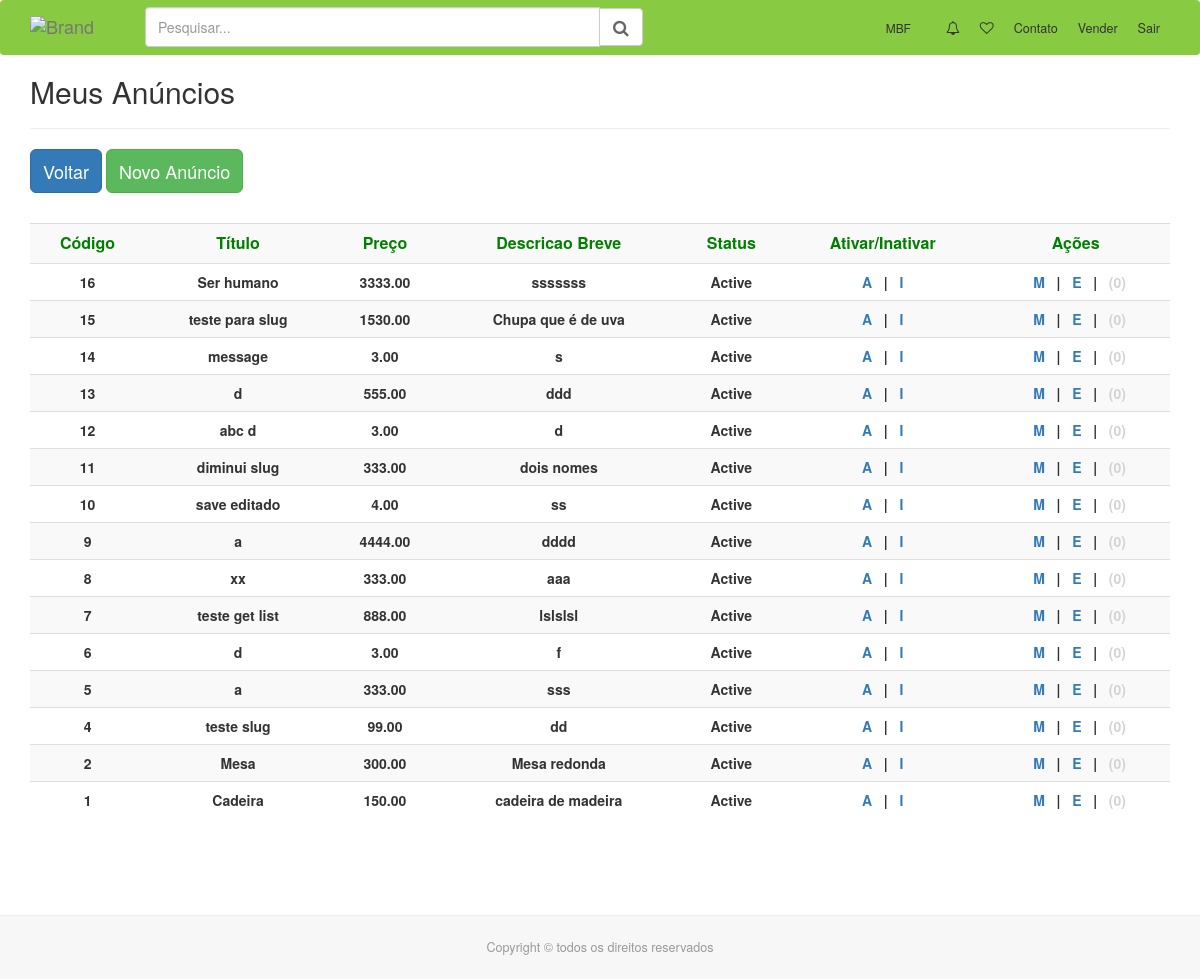
/products (signed in), run on the app's committed database.
### portal/models.py (models this page shows, shortened)
class Product(models.Model):
  name = models.CharField(max_length=150)
  slug = models.SlugField(unique=True)
  user = models.ForeignKey(User, on_delete=models.DO_NOTHING)
  categories = models.ManyToManyField(Category, blank=True, related_name='categories')
  quantity = models.IntegerField(default=1)
  price = models.DecimalField(max_digits=8, decimal_places=2)
  short_description = models.CharField(max_length=255)
  description = models.TextField(null=True, blank=True)
  status = models.CharField(max_length=20, choices=STATUS_CHOICES, default='Inactive')
  class Meta:
    verbose_name_plural = 'Products'
    ordering = ('name',)
  def get_absolute_url(self):
    return reverse('show', kwargs={'slugid': self.slug})
  @property
  def questions_without_answers(self):
    qtd =  self.productquestion_set.filter(productanswer__isnull=True).count()
    return qtd

### portal/views.py (the view)
# urls.py: path('products', views.productList, name='products'),
def productList(request):
    products = Product.objects.filter(user=request.user).order_by('-id')
    context = {
        'products': products
    }
    return render(request, 'portal/product_list.html', context)

### portal/templates/portal/product_list.html (shortened to what this page needs)
{% extends 'base.html' %}
{% load static %}
{% block content %}
<h2>Meus Anúncios</h2>
<hr>
<p>
  <a href="{% url 'home'%}" class="btn btn-primary btn-lg">Voltar</a>
  <a class="btn btn-success btn-lg" href="{% url 'addProduct' %}">Novo Anúncio</a>
</p>
<br>
<table class="table table_bordered table-hover table-striped">
  <tr style="color:green; font-weight: bolder; font-size: 16px;">
    <th style=" text-align:center;">Código</th>
    <th style="text-align:center;">Título</th>
    <th style="text-align:center;">Preço</th>
    <th style="text-align:center;">Descricao Breve</th>
    <th style="text-align:center;">Status</th>
    <th style="text-align:center;">Ativar/Inativar</th>
    <th style="text-align:center;">Ações</th>
  </tr>
  {% for product in products %}
  <tr>
    <th style="text-align:center;">{{ product.id }}</th>
    <th style="text-align:center;">{{ product.name }}</th>
    <th style="text-align:center;">{{ product.price }}</th>
    <th style="text-align:center;">{{ product.short_description }}</th>
    <th style="text-align:center;">{{ product.status }}</th>
    <th style="text-align:center;"">
      <a href=" {% url 'ativar' product.id %}" class="acoes" data-toggle="tooltip" title="Ativar Anúncio"> &nbsp; A
      &nbsp; </a> |
      <a href="{% url 'desativar' product.id %}" class="acoes" data-toggle="tooltip" title="Inativar Anúncio"> &nbsp; I
        &nbsp; </a>
    </th>
    <th style="text-align:center;">
      <a href="{% url 'editProduct' product.id %}" class="acoes" data-toggle="tooltip" title="Modificar Anúncio"> &nbsp;
        M
        &nbsp; </a> |
      <a href="{{ product.get_absolute_url }}" class="acoes" data-toggle="tooltip" title="Exibir Anúncio"> &nbsp; E
        &nbsp; </a> |
      {% if product.questions_without_answers > 0 %}
      <a href="{% url 'question_list' product.id %}" class="acoes" data-toggle="tooltip"
        title="Perguntas Não Respondidas">
        &nbsp;({{product.questions_without_answers}})
        {% else %}
        <spam style="color: lightgrey;">(0)</spam>
        {% endif %}
    </th>
  </tr>
  {% endfor %}
</table>
{% endblock %}

### templates/base.html (shortened to what this page needs)
{% load static %}
<!DOCTYPE html>
<html lang="pt-br">
    <head>
        <link rel="stylesheet" href="{% static 'css/main.css' %}">
        <link rel="stylesheet" href="{% static 'css/vendor/css/font-awesome.min.css' %}">
        <link rel="stylesheet" href="{% static 'css/vendor/css/star-rating.min.css' %}">
    </head>
    <body>
        <nav class="navbar navbar-default navbar-market-place">
            <div class="container">
                <div class="navbar-header">
                    <a class="navbar-brand navbar-brand-market-place" href="{% url 'home' %}" title="Mercadp Livre"
                        target="_blank" rel="nofollow">
                        <img alt="Brand" src="{% static 'img/logo-pt__large.png' %}">
                    </a>
                </div>
                <div class="collapse navbar-collapse navbar-collapse-market-place" id="bs-example-navbar-market-place">
                    <form class="navbar-form navbar-left navbar-form-market-place" action="{% url 'search' %}"
                        method="get">
                        <div class="form-group">
                            <div class="input-group-icon">
                                <div class="input-group">
                                    <input type="text" class="form-control" name="busca" value="{{ request.GET.busca}}"
                                        placeholder="Pesquisar...">
                                    <span class="input-group-btn">
                                        <button type="submit" class="btn btn-default"><i
                                                class="fa fa-search"></i></button>
                                    </span>
                                </div>
                            </div>
                        </div>
                    </form>
                    <ul class="nav navbar-nav navbar-right navbar-right-market-place">
                        {% if user.is_authenticated %}
                        <li class="dropdown">
                            <a href="#" class="dropdown-toggle" data-toggle="dropdown" role="button"
                                aria-haspopup="true" aria-expanded="false"><span>{{user|upper}}</span></a>
                        </li>
                        {% else %}
                        <li><a href="{% url 'register' %}">Cadastre-se</a></li>
                        <li><a href="{% url 'login' %}" class="option-sell">Login</a></li>
                        {% endif %}
                        <li><a href="#"><i class="fa fa-bell-o"></i></a></li>
                        <li><a href="#"><i class="fa fa-heart-o"></i> </a></li>
                        <li><a href="#">Contato</a></li>
                        <li><a href="#" class="option-sell">Vender</a></li>
                        <li><a href="{% url 'logout' %}">Sair</a></li>
                    </ul>
                </div>
            </div>
        </nav>
        <div class="page-market-place">
            <section class="section-content">
                <div class="container">
                    {% block content %}{% endblock %}
                </div>
            </section>
        </div>
        <footer class="footer-market-place">
            <div class="container">
                <div class="col-md-12">
                    <p>
                        Copyright © todos os direitos reservados
                    </p>
                </div>
            </div>
        </footer>
    </body>
</html>

### data on the page
Product: id "16", name "Ser humano", price "3333.00", short_description "sssssss", status "Active", shows "(0)"
Product: id "15", name "teste para slug", price "1530.00", short_description "Chupa que é de uva", status "Active", shows "(0)"
Product: id "14", name "message", price "3.00", short_description "s", status "Active", shows "(0)"
Product: id "13", name "d", price "555.00", short_description "ddd", status "Active", shows "(0)"
Product: id "12", name "abc d", price "3.00", short_description "d", status "Active", shows "(0)"
Product: id "11", name "diminui slug", price "333.00", short_description "dois nomes", status "Active", shows "(0)"
Product: id "10", name "save editado", price "4.00", short_description "ss", status "Active", shows "(0)"
Product: id "9", name "a", price "4444.00", short_description "dddd", status "Active", shows "(0)"
Product: id "8", name "xx", price "333.00", short_description "aaa", status "Active", shows "(0)"
Product: id "7", name "teste get list", price "888.00", short_description "lslslsl", status "Active", shows "(0)"
Product: id "6", name "d", price "3.00", short_description "f", status "Active", shows "(0)"
Product: id "5", name "a", price "333.00", short_description "sss", status "Active", shows "(0)"
Product: id "4", name "teste slug", price "99.00", short_description "dd", status "Active", shows "(0)"
Product: id "2", name "Mesa", price "300.00", short_description "Mesa redonda", status "Active", shows "(0)"
Product: id "1", name "Cadeira", price "150.00", short_description "cadeira de madeira", status "Active", shows "(0)"

### other printed values
{{ user|upper }} "MBF"
